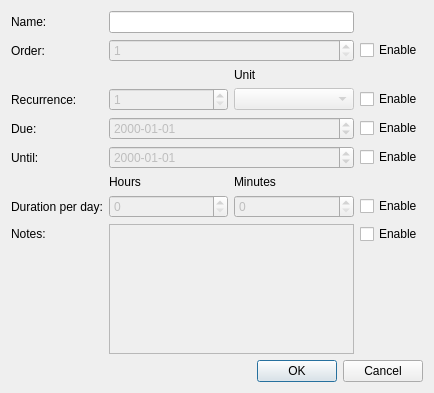
<?xml version="1.0" encoding="UTF-8"?>
<ui version="4.0">
 <class>TaskAdd</class>
 <widget class="QDialog" name="TaskAdd">
  <property name="geometry">
   <rect>
    <x>0</x>
    <y>0</y>
    <width>434</width>
    <height>393</height>
   </rect>
  </property>
  <property name="windowTitle">
   <string>New task</string>
  </property>
  <layout class="QGridLayout" name="gridLayout">
   <item row="7" column="0">
    <widget class="QLabel" name="label_7">
     <property name="text">
      <string>Duration per day:</string>
     </property>
    </widget>
   </item>
   <item row="6" column="2">
    <widget class="QLabel" name="label_9">
     <property name="text">
      <string>Minutes</string>
     </property>
    </widget>
   </item>
   <item row="3" column="1">
    <widget class="QSpinBox" name="recurrence_field">
     <property name="enabled">
      <bool>false</bool>
     </property>
     <property name="minimum">
      <number>1</number>
     </property>
     <property name="value">
      <number>1</number>
     </property>
    </widget>
   </item>
   <item row="8" column="1" rowspan="2" colspan="2">
    <widget class="QTextEdit" name="notes_field">
     <property name="enabled">
      <bool>false</bool>
     </property>
    </widget>
   </item>
   <item row="2" column="2">
    <widget class="QLabel" name="label_10">
     <property name="text">
      <string>Unit</string>
     </property>
    </widget>
   </item>
   <item row="3" column="0">
    <widget class="QLabel" name="label_4">
     <property name="text">
      <string>Recurrence:</string>
     </property>
    </widget>
   </item>
   <item row="7" column="1">
    <widget class="QSpinBox" name="hours_field">
     <property name="enabled">
      <bool>false</bool>
     </property>
    </widget>
   </item>
   <item row="0" column="0">
    <widget class="QLabel" name="label">
     <property name="text">
      <string>Name:</string>
     </property>
    </widget>
   </item>
   <item row="5" column="0">
    <widget class="QLabel" name="label_6">
     <property name="text">
      <string>Until:</string>
     </property>
    </widget>
   </item>
   <item row="0" column="1" colspan="2">
    <widget class="QLineEdit" name="name_field"/>
   </item>
   <item row="8" column="0">
    <widget class="QLabel" name="label_3">
     <property name="text">
      <string>Notes:</string>
     </property>
    </widget>
   </item>
   <item row="4" column="0">
    <widget class="QLabel" name="label_5">
     <property name="text">
      <string>Due:</string>
     </property>
    </widget>
   </item>
   <item row="8" column="3">
    <widget class="QCheckBox" name="notes_enable">
     <property name="text">
      <string>Enable</string>
     </property>
    </widget>
   </item>
   <item row="4" column="1" colspan="2">
    <widget class="QDateEdit" name="due_field">
     <property name="enabled">
      <bool>false</bool>
     </property>
     <property name="displayFormat">
      <string>yyyy-MM-dd</string>
     </property>
    </widget>
   </item>
   <item row="4" column="3">
    <widget class="QCheckBox" name="due_enable">
     <property name="text">
      <string>Enable</string>
     </property>
    </widget>
   </item>
   <item row="9" column="0">
    <spacer name="vertical_spacer">
     <property name="orientation">
      <enum>Qt::Vertical</enum>
     </property>
     <property name="sizeHint" stdset="0">
      <size>
       <width>20</width>
       <height>40</height>
      </size>
     </property>
    </spacer>
   </item>
   <item row="6" column="1">
    <widget class="QLabel" name="label_8">
     <property name="text">
      <string>Hours</string>
     </property>
    </widget>
   </item>
   <item row="1" column="1" colspan="2">
    <widget class="QSpinBox" name="order_field">
     <property name="enabled">
      <bool>false</bool>
     </property>
     <property name="minimum">
      <number>1</number>
     </property>
     <property name="value">
      <number>1</number>
     </property>
    </widget>
   </item>
   <item row="3" column="2">
    <widget class="QComboBox" name="unit_field">
     <property name="enabled">
      <bool>false</bool>
     </property>
    </widget>
   </item>
   <item row="5" column="3">
    <widget class="QCheckBox" name="until_enable">
     <property name="text">
      <string>Enable</string>
     </property>
    </widget>
   </item>
   <item row="10" column="0" colspan="4">
    <widget class="QDialogButtonBox" name="button_box">
     <property name="orientation">
      <enum>Qt::Horizontal</enum>
     </property>
     <property name="standardButtons">
      <set>QDialogButtonBox::Cancel|QDialogButtonBox::Ok</set>
     </property>
    </widget>
   </item>
   <item row="1" column="0">
    <widget class="QLabel" name="label_2">
     <property name="text">
      <string>Order:</string>
     </property>
    </widget>
   </item>
   <item row="5" column="1" colspan="2">
    <widget class="QDateEdit" name="until_field">
     <property name="enabled">
      <bool>false</bool>
     </property>
     <property name="displayFormat">
      <string>yyyy-MM-dd</string>
     </property>
    </widget>
   </item>
   <item row="1" column="3">
    <widget class="QCheckBox" name="order_enable">
     <property name="text">
      <string>Enable</string>
     </property>
    </widget>
   </item>
   <item row="7" column="3">
    <widget class="QCheckBox" name="duration_per_day_enable">
     <property name="text">
      <string>Enable</string>
     </property>
    </widget>
   </item>
   <item row="7" column="2">
    <widget class="QSpinBox" name="minutes_field">
     <property name="enabled">
      <bool>false</bool>
     </property>
     <property name="maximum">
      <number>59</number>
     </property>
    </widget>
   </item>
   <item row="3" column="3">
    <widget class="QCheckBox" name="recurrence_enable">
     <property name="text">
      <string>Enable</string>
     </property>
    </widget>
   </item>
  </layout>
 </widget>
 <resources/>
 <connections>
  <connection>
   <sender>button_box</sender>
   <signal>accepted()</signal>
   <receiver>TaskAdd</receiver>
   <slot>accept()</slot>
   <hints>
    <hint type="sourcelabel">
     <x>248</x>
     <y>254</y>
    </hint>
    <hint type="destinationlabel">
     <x>157</x>
     <y>274</y>
    </hint>
   </hints>
  </connection>
  <connection>
   <sender>button_box</sender>
   <signal>rejected()</signal>
   <receiver>TaskAdd</receiver>
   <slot>reject()</slot>
   <hints>
    <hint type="sourcelabel">
     <x>316</x>
     <y>260</y>
    </hint>
    <hint type="destinationlabel">
     <x>286</x>
     <y>274</y>
    </hint>
   </hints>
  </connection>
 </connections>
</ui>
